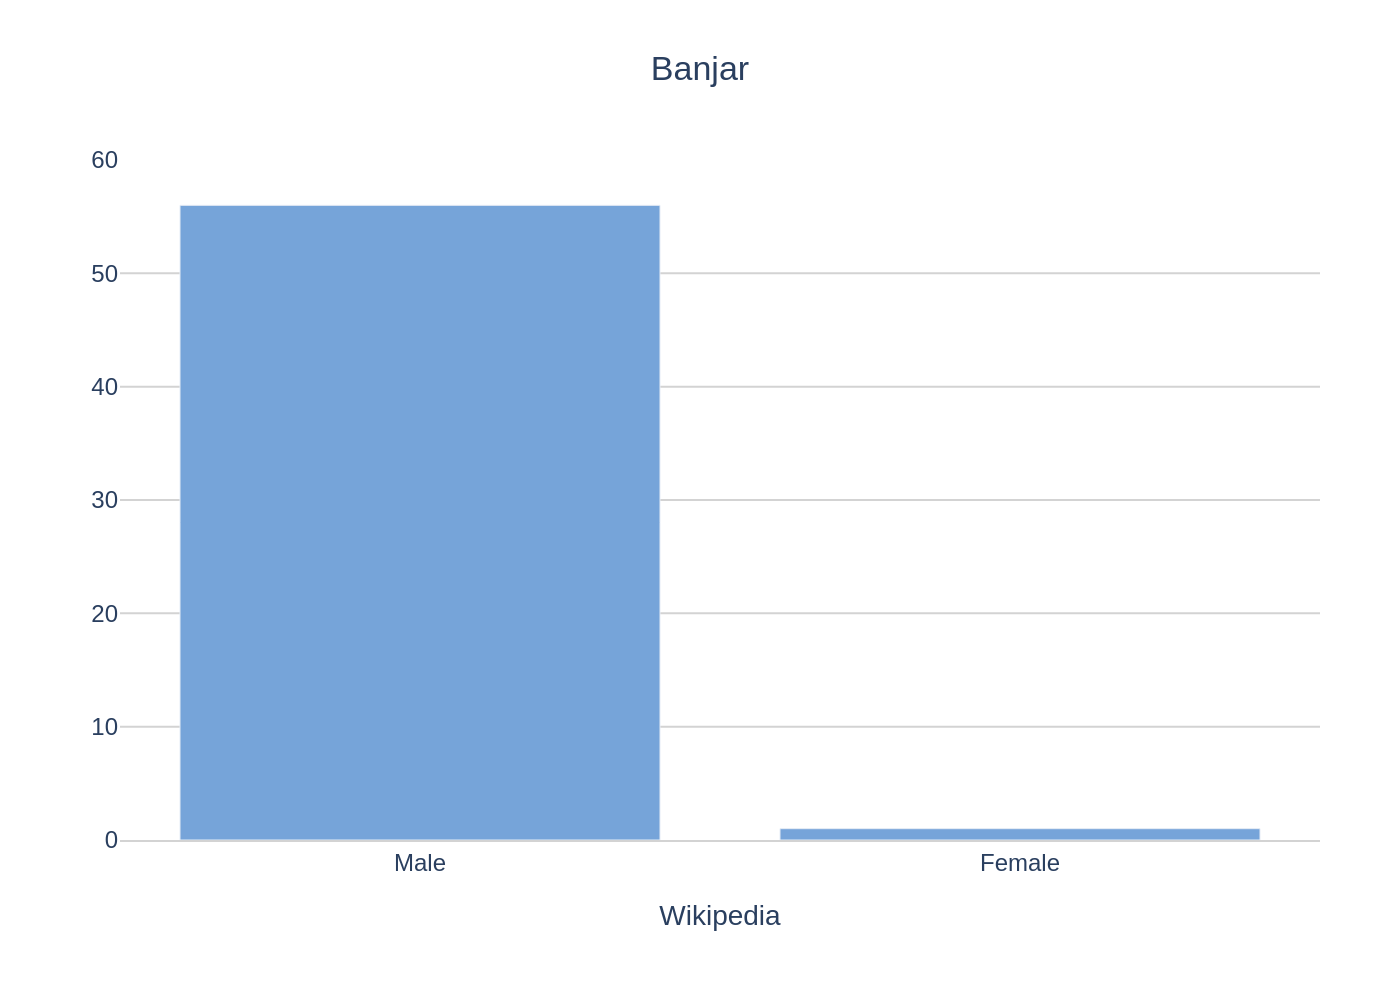

This figure's Python source:
import sys
import json
import os
import plotly.graph_objects as go

if len(sys.argv) != 2:
    print("Usage: python create_chart.py <path_to_json_file>", file=sys.stderr)
    sys.exit(1)

json_path = sys.argv[1]

try:
    with open(json_path, 'r', encoding='utf-8') as f:
        config = json.load(f)
except FileNotFoundError:
    print(f"Error: JSON file not found at {json_path}", file=sys.stderr)
    sys.exit(1)
except json.JSONDecodeError:
    print(f"Error: Could not decode JSON from {json_path}", file=sys.stderr)
    sys.exit(1)

chart_data = config.get('chart_data', [])
texts = config.get('texts', {})
colors = config.get('colors', [])

categories = [item['category'] for item in chart_data]
values = [item['value'] for item in chart_data]

fig = go.Figure()

fig.add_trace(go.Bar(
    x=categories,
    y=values,
    marker_color=colors[0] if colors else None,
    showlegend=False
))

fig.update_layout(
    title_text=texts.get('title'),
    title_x=0.5,
    font=dict(
        family="Arial"
    ),
    xaxis_title_text=texts.get('x_axis_title'),
    yaxis_title_text=texts.get('y_axis_title'),
    plot_bgcolor='white',
    xaxis=dict(
        showgrid=False,
        showline=True,
        linecolor='lightgrey'
    ),
    yaxis=dict(
        range=[0, 60],
        dtick=10,
        showgrid=True,
        gridcolor='lightgrey',
        showline=False
    ),
    margin=dict(t=80, b=80, l=60, r=40)
)

base_filename = os.path.splitext(os.path.basename(json_path))[0]
output_filename = f"{base_filename}.png"

fig.write_image(output_filename, scale=2)
